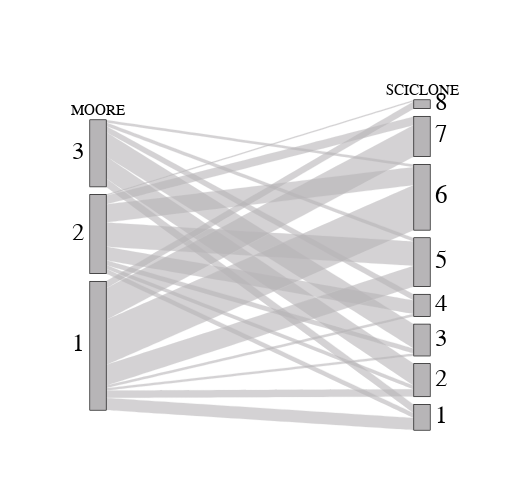

Notebook source saved alongside this figure:
### Code cell
colorlist = px.colors.qualitative.Vivid

fig = go.Figure(go.Parcats(
    dimensions=[
        {"categoryorder" : "category ascending"  }, 
        {'label': 'MOORE', 'values':  list ( df ["Moore"] ) },
        {'label': 'SCICLONE', 'values': list ( df ["sciclone"] ) }
        ],
    line = dict (
        color = "#b7b5b7"
    ),
    labelfont =  dict ( color = "black", size = 15, family = "Arial"),
    tickfont =  dict ( color = "black", size = 25, family = "Arial")
))
fig.update_traces(dimensions=[{"categoryorder": "category descending"} for _ in a])
fig.update_layout(
    plot_bgcolor = 'white',
    paper_bgcolor = 'white',
    legend = {"title_font_color" : "green"},height = 480, width = 520, 
    margin = {"l" : 50, "r" : 50, "b" : 50, "t" : 100} ,showlegend = True
)
fig.show()
plotly.io.write_image(fig, output_dir + '/plotly_sciclone.pdf', format='pdf', engine= 'auto')
# fig.write_image(fig,format='pdf',engine='kaleido')

### Figure 1 — Plotly figure (JSON) as saved in the notebook; plotly's stock layout.template omitted (floating-point values rounded to 4 significant figures; data arrays with more than 128 entries replaced by an {"elided": "..."} marker saying what was removed)
{"data": [{"dimensions": [{"categoryorder": "category descending"}, {"categoryorder": "category descending", "label": "MOORE", "values": {"elided": "226 int values"}}, {"categoryorder": "category descending", "label": "SCICLONE", "values": {"elided": "226 int values"}}, {"categoryorder": "category descending"}, {"categoryorder": "category descending"}], "labelfont": {"color": "black", "family": "Arial", "size": 15}, "line": {"color": "#b7b5b7"}, "tickfont": {"color": "black", "family": "Arial", "size": 25}, "type": "parcats"}], "layout": {"height": 480, "legend": {"title": {"font": {"color": "green"}}}, "margin": {"b": 50, "l": 50, "r": 50, "t": 100}, "paper_bgcolor": "white", "plot_bgcolor": "white", "showlegend": true, "width": 520}}
